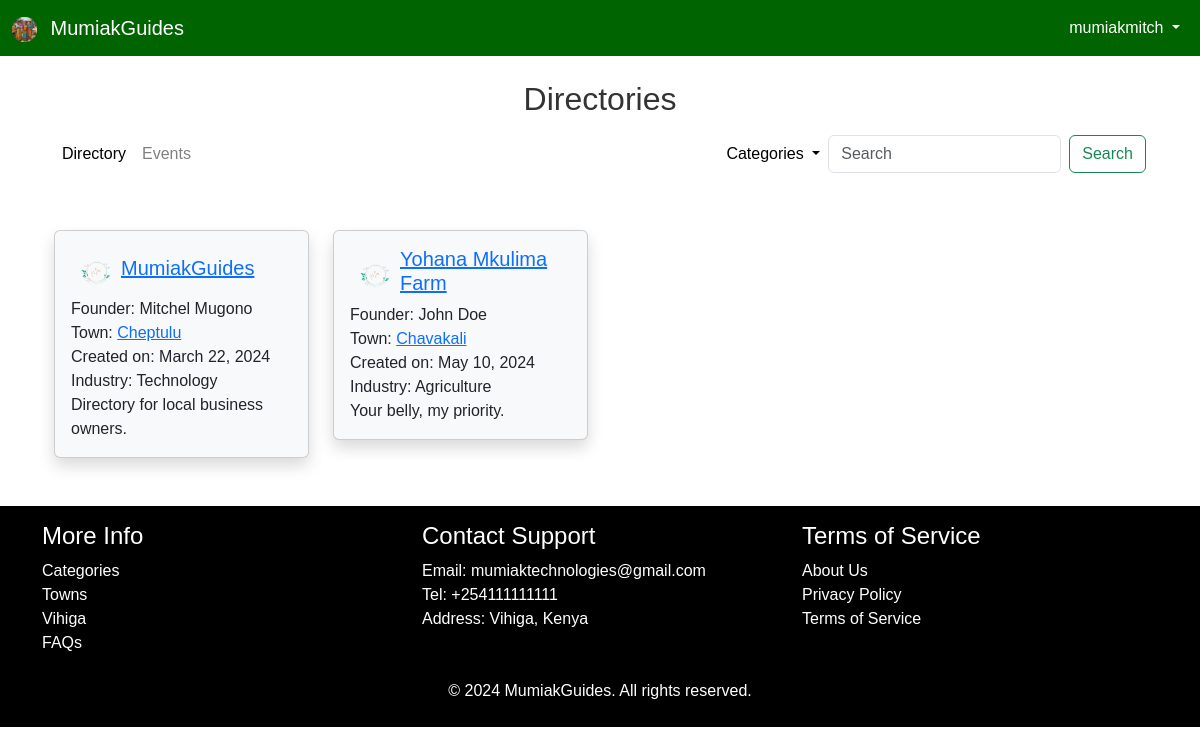
Screenshot of / (signed in) with the database file from the repository.
### listings/models.py (models this page shows, shortened)
class Listing(models.Model):
    name = models.CharField(max_length=255, unique=True)
    owner = models.ForeignKey(User, on_delete=models.CASCADE)
    founder = models.CharField(max_length=255, blank=True, null=True)
    header_image = models.ImageField(null=True, blank=True, upload_to="directories/")
    dir_logo = models.ImageField(null=True, blank=True, upload_to="directories/")
    description = CKEditor5Field('Description', config_name='extends', blank=True, null=True)
    date = models.DateField(auto_now_add=True)
    town = models.CharField(max_length=255)
    industry = models.CharField(max_length=255)
    snippet = models.CharField(max_length=50)
    likes = models.ManyToManyField(User, related_name="listing_likes")

### listings/views.py (the view)
# urls.py: path('', HomeView.as_view(), name="home"),
class HomeView(ListView):
    model = Listing
    template_name = "listing/index.html"
    ordering = ['-date']
    def get_queryset(self):
        query = self.request.GET.get('q')
        if query:
            return Listing.objects.filter(name__icontains=query)
        else:
            return Listing.objects.all()
    def get_context_data(self, *args, **kwargs):
        cat_menu = Industry.objects.all()
        context = super(HomeView, self).get_context_data(*args, **kwargs)
        context["cat_menu"] = cat_menu
        return context

### listings/models.py (called while the page is built)
    def __str__(self):
        return self.industrys

### listings/templates/listing/index.html (shortened to what this page needs)
{% extends 'base.html' %}
{% load static %}
{% block content %}
<h2 class="text-center mt-4">Directories</h2>
<nav class="navbar navbar-expand-lg navbar-light">
  <div class="container-fluid">
    <div class="collapse navbar-collapse" id="navbarSupportedContent">
      <ul class="navbar-nav me-auto">
        <li class="nav-item">
          <a href="{% url 'home' %}" class="nav-link active">Directory</a>
        </li>
        <li class="nav-item">
          <a href="{% url 'event_list' %}" class="nav-link" style="color: grey;">Events</a>
        </li>
      </ul>
      <ul class="navbar-nav ml-auto align-items-center">
        {% if cat_menu %}
        <li class="nav-item dropdown">
          <a class="nav-link active dropdown-toggle" href="{% url 'home' %}" role="button" data-bs-toggle="dropdown"
            aria-expanded="false">
            Categories
          </a>
        </li>
        {% endif %}
        <li class="nav-item">
          <form class="d-flex" role="search" method="GET" action="{% url 'home' %}">
            <input class="form-control me-2" type="search" placeholder="Search" aria-label="Search" name="q" value="">
            <button class="btn btn-outline-success" type="submit">Search</button>
          </form>
        </li>
      </ul>
    </div>
  </div>
</nav>
<div class="container mt-5">
  <div class="row row-cols-1 row-cols-md-2 row-cols-lg-4 g-4">
    {% for listing in object_list %}
    <div class="col">
      <div class="card shadow bg-light">
        <div class="card-body">
          <div class="d-flex align-items-center">
            {% if listing.dir_logo %}
            <img src="{{ listing.dir_logo.url }}" alt="{{ listing.name }} Logo" style="max-width: 50px;">
            {% else %}
            <img src="{% static 'images/alt_logo.png' %}" alt="Alternative logo" style="max-width: 50px;">
            {% endif %}
            <h5 class="card-title"><a href="{% url 'listing' listing.pk %}">{{ listing.name }}</a></h5>
          </div>
          <p class="card-text">
            {% if listing.founder %}
            Founder: {{ listing.founder }} <br>
            {% else %}
            Founder: Mitchel Mugono <br>
            {% endif %}
            Town: <a href="{% url 'town' listing.town %}">{{ listing.town }}</a><br>
            Created on: {{ listing.date }} <br>
            Industry: {{ listing.industry }} <br>
            {{ listing.snippet }}
          </p>
        </div>
      </div>
    </div>
    {% endfor %}
  </div>
</div>
{% endblock %}

### listings/templates/base.html (shortened to what this page needs)
<!DOCTYPE html>
<html lang="en">
{% load static %}
<head>
    <link href="https://cdn.jsdelivr.net/npm/bootstrap@5.3.3/dist/css/bootstrap.min.css" rel="stylesheet">
    <link rel="stylesheet" href="https://cdnjs.cloudflare.com/ajax/libs/leaflet/1.9.4/leaflet.css"
 />
    <link rel="stylesheet"
        href="https://cdnjs.cloudflare.com/ajax/libs/esri-leaflet-geocoder/3.1.4/esri-leaflet-geocoder.css"
 />
    <link rel="stylesheet" href="{% static 'css/style.css' %}">
</head>
<body>
    <nav class="navbar navbar-expand-md navbar-bg">
        <div class="container-fluid">
            <a class="navbar-brand" href="{% url 'home' %}">
                <img src="{% static 'images/owners.png' %}" alt="Logo" class="me-2" style="max-width: 25px;">
                MumiakGuides
            </a>
            <div class="collapse navbar-collapse" id="navbarSupportedContent">
                <ul class="navbar-nav ms-auto">
                    {% if user.is_authenticated %}
                    <li class="nav-item dropdown">
                        <a class="nav-link dropdown-toggle" href="#" id="navbarDropdown" role="button"
                            data-bs-toggle="dropdown" aria-expanded="false">
                            {{ user.username }}
                        </a>
                    </li>
                    {% else %}
                    <li class="nav-item">
                        <a class="nav-link" href="{% url 'login' %}">Login</a>
                    </li>
                    {% endif %}
                </ul>
            </div>
        </div>
    </nav>
    <div class="container">
        {% block content %}
        {% endblock %}
    </div>
    <footer class="py-3 mt-5">
        <div class="container">
            <div class="row">
                <div class="col-md-4">
                    <h4>More Info</h4>
                    <a href="{% url 'industrylist' %}" class="nav-link">Categories</a>
                    <a href="{% url 'townlist' %}" class="nav-link">Towns</a>
                    <a href="{% url 'vihiga' %}" class="nav-link">Vihiga</a>
                    <a href="{% url 'faqs' %}" class="nav-link">FAQs</a>
                </div>
                <div class="col-md-4">
                    <h4>Contact Support</h4>
                    <a href="mailto:mumiaktechnologies@gmail.com" class="nav-link">Email:
                        mumiaktechnologies@gmail.com</a>
                    <a href="tel:+254112260924" class="nav-link">Tel: +254111111111</a>
                    <a href="#" class="nav-link">Address: Vihiga, Kenya</a>
                </div>
                <div class="col-md-4">
                    <h4>Terms of Service</h4>
                    <a href="{% url 'about' %}" class="nav-link">About Us</a>
                    <a href="{% url 'privacy' %}" class="nav-link">Privacy Policy</a>
                    <a href="{% url 'terms' %}" class="nav-link">Terms of Service</a>
                </div>
            </div>
        </div>
    </footer>
    <div class="container-fluid copyright py-2">
        <div class="row">
            <div class="col-md-12 text-center">
                <p>&copy; 2024 MumiakGuides. All rights reserved.</p>
            </div>
        </div>
    </div>
</body>
</html>

### static/css/style.css (style rules this page uses)
* { padding: 0; margin: 0; font-family: sans-serif; }

### listings/templates/base.html (style rules this page uses)
body { background-color: #ffffff; color: #333333; }
.navbar-bg { background-color: #006400; }
.navbar-brand { color: #ffffff; }
.navbar-nav .nav-link { color: #ffffff; }
footer { background-color: #000000; color: #ffffff; }
footer a { color: #ffffff; }
.copyright { background-color: #000000; color: #ffffff; }

### rows the page displays
Listing: name "MumiakGuides", shows "Founder: Mitchel Mugono", town "Cheptulu", date "March 22, 2024", industry "Technology", snippet "Directory for local business owners."
Listing: dir_logo (picture), name "Yohana Mkulima Farm", founder "John Doe", town "Chavakali", date "May 10, 2024", industry "Agriculture", snippet "Your belly, my priority."

### other values shown
{{ user.username }} "mumiakmitch"
